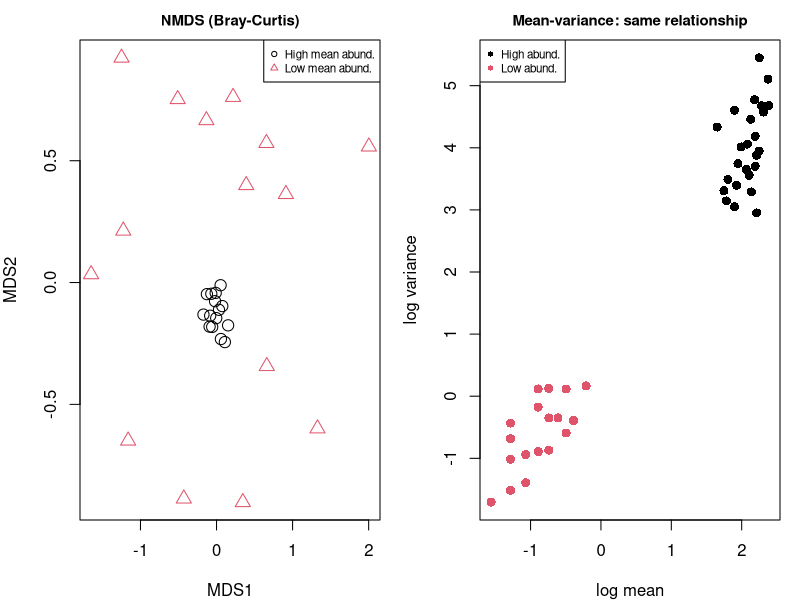
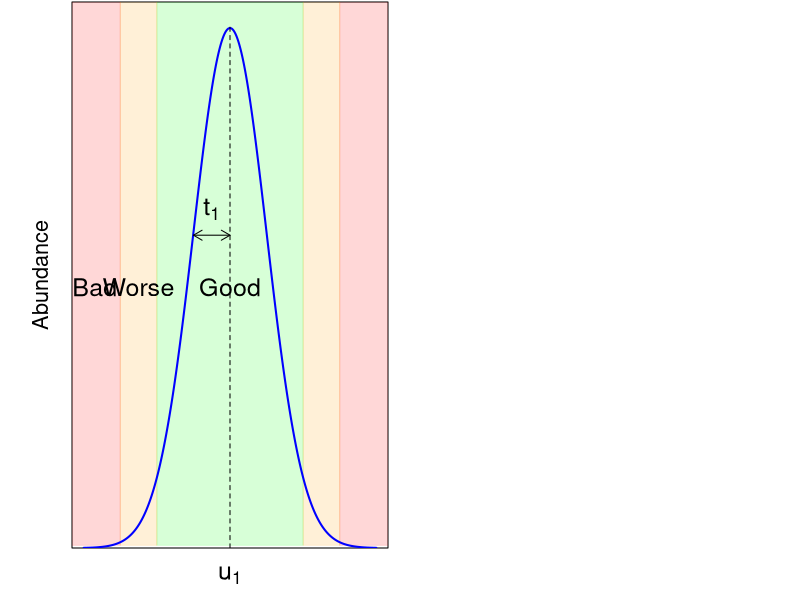

Reproduce these figures in R, in order.
## ---- chunk 1
library(knitr)

default_source_hook <- knit_hooks$get('source')
default_output_hook <- knit_hooks$get('output')

knit_hooks$set(
  source = function(x, options) {
    paste0(
      "\n::: {.codebox data-latex=\"\"}\n\n",
      default_source_hook(x, options),
      "\n\n:::\n\n")
  }
)

knit_hooks$set(
  output = function(x, options) {
    paste0(
      "\n::: {.codebox data-latex=\"\"}\n\n",
      default_output_hook(x, options),
      "\n\n:::\n\n")
  }
)

knitr::opts_chunk$set(echo = TRUE)
## ---- chunk 2
library(vegan)
set.seed(42)
n <- 15; p <- 25; phi <- 1
Y1 <- matrix(rnbinom(n*p, mu = 8,   size = phi), n, p)
Y2 <- matrix(rnbinom(n*p, mu = 0.4, size = phi), n, p)
Y  <- rbind(Y1, Y2)
grp <- rep(1:2, each = n)
invisible(capture.output(nmds <- metaMDS(Y, k = 2, trace = FALSE)))
par(mfrow = c(1,2), mar = c(4,4,2,1))
plot(nmds$points, col = grp, pch = c(1,2)[grp], cex = 1.5,
     xlab = "MDS1", ylab = "MDS2",
     main = "NMDS (Bray-Curtis)", cex.main = 0.9)
legend("topright", c("High mean abund.","Low mean abund."),
       col = 1:2, pch = 1:2, cex = 0.7)
m1 <- colMeans(Y1); v1 <- apply(Y1, 2, var)
m2 <- colMeans(Y2); v2 <- apply(Y2, 2, var)
plot(log(c(m1,m2)+0.01), log(c(v1,v2)+0.01),
     col = rep(1:2, each = p), pch = 16, cex = 1.2,
     xlab = "log mean", ylab = "log variance",
     main = "Mean-variance: same relationship", cex.main = 0.9)
legend("topleft", c("High abund.","Low abund."), col=1:2, pch=16, cex=0.7)
## ---- chunk 3
makeTransparent <- function(someColor, alpha=100) {
  newColor <- col2rgb(someColor)
  apply(newColor, 2, function(curcoldata){
    rgb(red=curcoldata[1], green=curcoldata[2],
        blue=curcoldata[3], alpha=alpha, maxColorValue=255)
  })
}
mu1 <- -2; sd1 <- 2
xs <- seq(min(mu1 - 4*sd1), max(mu1 + 4*sd1), .001)
f1 <- dnorm(xs, mean=mu1, sd=sd1)
par(mar=c(2.5, 3.5, 0, 0.5) + 0.1, mgp=c(1, 1, 0))
plot(xs, f1, type="n", ylim=c(0, max(f1)+0.01), col="blue", yaxs="i", yaxt="n", xaxt="n", xlab = NA, ylab="Abundance", cex.lab=1.3, cex.axis=1.3)

rect(1e-3, 0.3-0.001, xleft=mu1-2*sd1, xright=mu1+2*sd1,
     col=makeTransparent("green",40), border=makeTransparent("green",40))
rect(1e-3, 0.3-0.001, xleft=mu1-3*sd1, xright=mu1-2*sd1,
     col=makeTransparent("orange",40), border=makeTransparent("orange",40))
rect(1e-3, 0.3-0.001, xleft=mu1+3*sd1, xright=mu1+2*sd1,
     col=makeTransparent("orange",40), border=makeTransparent("orange",40))
rect(1e-3, 0.3-0.001, xleft=mu1-4*sd1-1, xright=mu1-3*sd1,
     col=makeTransparent("red",40), border=makeTransparent("red",40))
rect(1e-3, 0.3-0.001, xleft=mu1+4*sd1+1, xright=mu1+3*sd1,
     col=makeTransparent("red",40), border=makeTransparent("red",40))
lines(xs, f1, col="blue", lwd=2)
arrows(y0=0.12, x0=mu1, x1=mu1-sd1, code=3, col="black", length=0.1)
text(mu1-sd1/2, 0.13, expression("t"[1]), cex=1.5, col="black")
segments(x0=mu1, x1=mu1, y0=0, y1=0.2, lty="dashed", col="black")
invisible(Map(axis, side=1, at=mu1, col.axis="black",
              labels=expression("u"[1]), lwd=0, cex.axis=1.5))

text("Good",  cex=1.5, x=mu1, y=0.1)
text("Worse", cex=1.5, x=mean(c(mu1-3*sd1, mu1-2*sd1)), y=0.1)
text("Bad",   cex=1.5, x=mean(c(mu1-3.7*sd1, mu1-3.7*sd1)), y=0.1)
